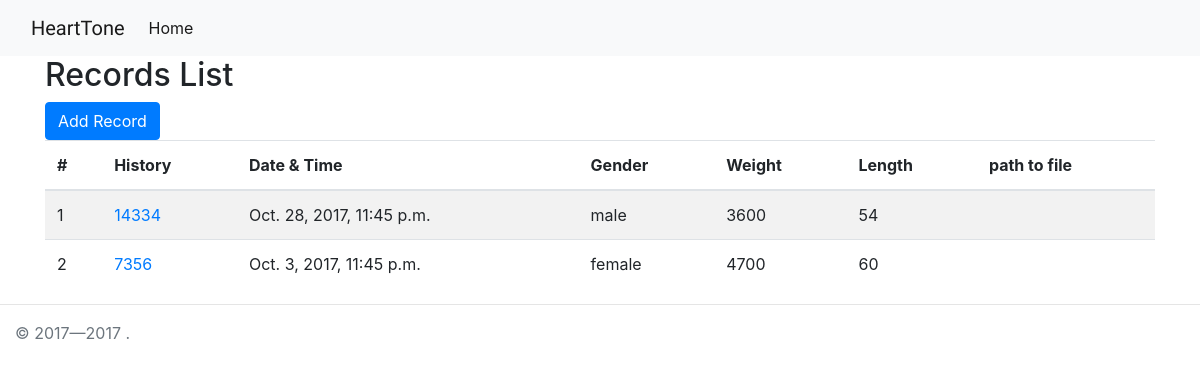
The app's page /, older data.
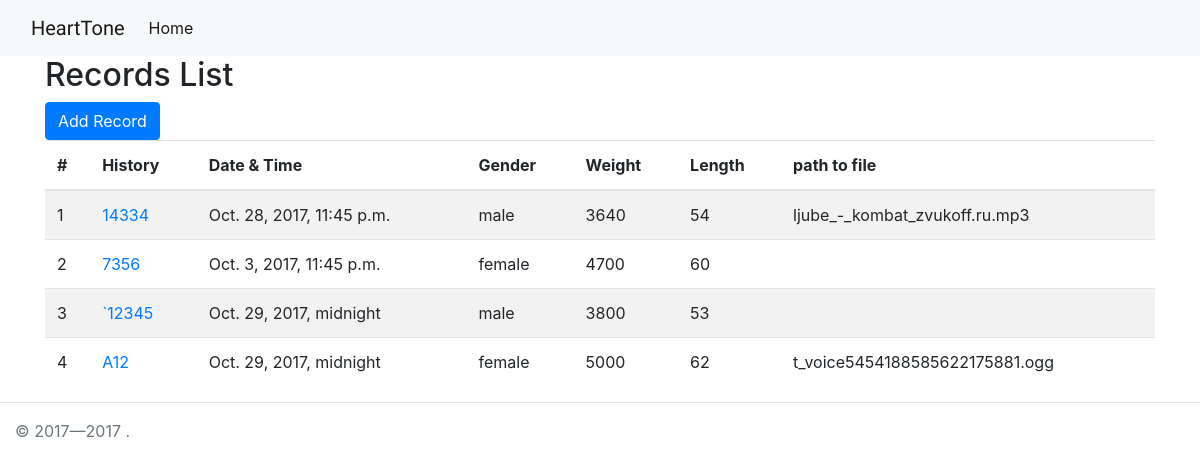
The same page, newer data.
### records/models.py (models this page shows, shortened)
class Patient(TimeStampedModel):
    class Meta(object):
        verbose_name = u"Patient"
        verbose_name_plural = u"Patients"
    GENDER_CHOICE_MALE = 1
    GENDER_CHOICE_FEMALE = 2
    GENDER_CHOICES = (
        (GENDER_CHOICE_MALE, u"male"),
        (GENDER_CHOICE_FEMALE, u"female"),
    )
    history_number = models.CharField(
        max_length=10,
        verbose_name=u"Number of History",
    )
    date_time = models.DateTimeField(
        verbose_name=u"Date and Time",
    )
    gender = models.IntegerField(
        verbose_name=u"Gender",
        choices=GENDER_CHOICES,
        blank=True,
        null=True,
    )
    weight = models.CharField(
        max_length=20,
        verbose_name=u"Weight"
    )
    length = models.CharField(
        max_length=20,
        verbose_name=u"Length"
    )
    path_to_file = models.FileField(
        blank=True,
        verbose_name=u"Record",
        upload_to='',
        null=True
    )
    doctor = models.ForeignKey(
        'Doctor',
        verbose_name=u'Doctor',
        null=True,
    )
    hospital = models.ForeignKey(
        'Hospital',
        verbose_name=u'Hospital',
        null=True,
    )
    comment = models.TextField(
        verbose_name=u"Comment",
        blank=True,
        null=True,
    )

### records/views.py (the view)
# urls.py: url(r'^$', views.PatientList.as_view(), name='home'),
class PatientList(ListView):
    model = Patient
    context_object_name = 'records'
    template_name = 'records/records_list.html'

### records/templates/records/records_list.html (shortened to what this page needs)
{% extends "../base.html" %}
{% load i18n %}
{% load static from staticfiles %}
{% block title %}{% trans 'Records List' %}{% endblock title %}
{% block content %}
  <a href="{% url "record_add" %}" class="btn btn-primary">{% trans "Add Record" %}</a>
<table class="table table-striped">
  {% with order_by=request.GET.order_by reverse=request.GET.reverse %}
  <thead class="">
    <tr>
      <th>#</th>
      <th>{% trans "History" %}</th>
      <th>{% trans "Date & Time" %}</th>
      <th>{% trans "Gender" %}</th>
      <th>{% trans "Weight" %}</th>
      <th>{% trans "Length" %}</th>
      <th>{% trans "path to file" %}</th>
    </tr>
  </thead>
  {% endwith %}
  <tbody>
    {% for record in records %}
    <tr>
      <td>
        {{ forloop.counter }}
      </td>
      <td><a href="{% url "record_edit" record.id %}" >{{ record.history_number }}</a></td>
      <td>{{ record.date_time }}</td>
      <td>{% if record.gender %}{{ record.get_gender_display }}{% endif %}</td>
      <td>{{ record.weight }}</td>
      <td>{{ record.length }}</td>
      <td>{{ record.path_to_file }}</td>
    </tr>
    {% endfor %}
  </tbody>
</table>
{% endblock content %}

### records/templates/base.html (shortened to what this page needs)
{% load i18n %}
{% load static from staticfiles %}
<!DOCTYPE html>
<html lang="uk">
  <head>
    <link rel="stylesheet" href="https://maxcdn.bootstrapcdn.com/bootstrap/4.0.0-beta/css/bootstrap.min.css">
    <link rel="stylesheet" href="{{ PORTAL_URL }}{% static 'css/font-awesome.css' %}">
    <link rel="stylesheet" href="{{ PORTAL_URL }}{% static 'css/main.css' %}">
  </head>
  <body>
    <header class="" id="header">
      <nav class="navbar navbar-expand-lg navbar-light bg-light col-12">
        <div class="container-fluid">
          <a class="navbar-brand" href="#">HeartTone</a>
          <div class="collapse navbar-collapse" id="sub-header">
            <ul class="navbar-nav mr-auto">
              <li class="nav-item active">
                <a class="nav-link" href="{% url 'home' %}">{% trans 'Home' %} <span class="sr-only">(current)</span></a>
              </li>
            </ul>
          </div>
        </div>
      </nav>
    </header>
    <div class="" id="content-columns">
      <div class="container">
        <div class="col-xs-12" id="content-column">
          <h2>{% block title %}{% endblock title %}</h2>
          {% block content %}
          {% endblock content %}
        </div>
          </div>
      </div>
      <footer class="bd-footer text-muted" id="footer" role="contentinfo">
            <hr/>
          <div class="">
            <div class="copyright col-12">
              &copy; 2017&mdash;2017 <a href="#" rel="author"></a>.
            </div>
          </div>
      </footer>
  </body>
</html>

### records/static/css/main.css (style rules this page uses)
.navbar-brand { font-family: 'Satisfy', cursive; }

Row changes from the older to the newer data that the page shows:
changed Patient: weight "3600" → "3640"; path_to_file (not shown) → "ljube_-_kombat_zvukoff.ru.mp3"
added Patient: history_number "`12345", date_time "Oct. 29, 2017, midnight", gender "male", weight "3800", length "53"
added Patient: history_number "A12", date_time "Oct. 29, 2017, midnight", gender "female", weight "5000", length "62", path_to_file "t_voice5454188585622175881.ogg"
